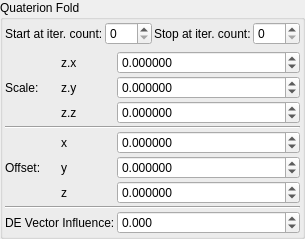
       <widget class="QGroupBox" name="groupBox_2">
        <property name="title">
         <string>Quaterion Fold</string>
        </property>
        <layout class="QVBoxLayout" name="verticalLayout_3">
         <property name="leftMargin">
          <number>2</number>
         </property>
         <property name="topMargin">
          <number>2</number>
         </property>
         <property name="rightMargin">
          <number>2</number>
         </property>
         <property name="bottomMargin">
          <number>2</number>
         </property>
         <item>
          <layout class="QGridLayout" name="gridLayout_70">
           <property name="spacing">
            <number>2</number>
           </property>
           <item row="0" column="3">
            <widget class="MySpinBox" name="spinboxInt_transf_stop_iterations_D1">
             <property name="sizePolicy">
              <sizepolicy hsizetype="Minimum" vsizetype="Maximum">
               <horstretch>0</horstretch>
               <verstretch>0</verstretch>
              </sizepolicy>
             </property>
             <property name="maximum">
              <number>999</number>
             </property>
            </widget>
           </item>
           <item row="0" column="0">
            <widget class="QLabel" name="label_260">
             <property name="text">
              <string>Start at iter. count:</string>
             </property>
            </widget>
           </item>
           <item row="0" column="1">
            <widget class="MySpinBox" name="spinboxInt_transf_start_iterations_D">
             <property name="sizePolicy">
              <sizepolicy hsizetype="Minimum" vsizetype="Maximum">
               <horstretch>0</horstretch>
               <verstretch>0</verstretch>
              </sizepolicy>
             </property>
             <property name="maximum">
              <number>999</number>
             </property>
            </widget>
           </item>
           <item row="0" column="2">
            <widget class="QLabel" name="label_259">
             <property name="text">
              <string>Stop at iter. count:</string>
             </property>
            </widget>
           </item>
          </layout>
         </item>
         <item>
          <layout class="QGridLayout" name="gridLayout_63" columnstretch="0,0,0,1">
           <property name="spacing">
            <number>2</number>
           </property>
           <item row="4" column="3">
            <widget class="MyDoubleSpinBox" name="spinbox3_transf_constant_multiplier_122_z">
             <property name="sizePolicy">
              <sizepolicy hsizetype="Minimum" vsizetype="Maximum">
               <horstretch>0</horstretch>
               <verstretch>0</verstretch>
              </sizepolicy>
             </property>
             <property name="prefix">
              <string/>
             </property>
             <property name="suffix">
              <string/>
             </property>
             <property name="decimals">
              <number>6</number>
             </property>
             <property name="minimum">
              <double>-99.989999999999995</double>
             </property>
             <property name="maximum">
              <double>99.989999999999995</double>
             </property>
             <property name="singleStep">
              <double>0.100000000000000</double>
             </property>
            </widget>
           </item>
           <item row="8" column="3">
            <widget class="MyDoubleSpinBox" name="spinbox3_transf_offset_000_z">
             <property name="sizePolicy">
              <sizepolicy hsizetype="Minimum" vsizetype="Maximum">
               <horstretch>0</horstretch>
               <verstretch>0</verstretch>
              </sizepolicy>
             </property>
             <property name="prefix">
              <string/>
             </property>
             <property name="suffix">
              <string/>
             </property>
             <property name="decimals">
              <number>6</number>
             </property>
             <property name="minimum">
              <double>-99.989999999999995</double>
             </property>
             <property name="maximum">
              <double>99.989999999999995</double>
             </property>
             <property name="singleStep">
              <double>0.100000000000000</double>
             </property>
            </widget>
           </item>
           <item row="8" column="2">
            <widget class="QLabel" name="label_114">
             <property name="text">
              <string notr="true">z</string>
             </property>
            </widget>
           </item>
           <item row="3" column="2">
            <widget class="QLabel" name="label_90">
             <property name="text">
              <string notr="true">z.y</string>
             </property>
            </widget>
           </item>
           <item row="5" column="1" colspan="3">
            <widget class="Line" name="line_54">
             <property name="orientation">
              <enum>Qt::Horizontal</enum>
             </property>
            </widget>
           </item>
           <item row="6" column="2">
            <widget class="QLabel" name="label_115">
             <property name="text">
              <string notr="true">x</string>
             </property>
            </widget>
           </item>
           <item row="3" column="1">
            <widget class="QLabel" name="label_91">
             <property name="text">
              <string>Scale:</string>
             </property>
            </widget>
           </item>
           <item row="7" column="2">
            <widget class="QLabel" name="label_113">
             <property name="text">
              <string notr="true">y</string>
             </property>
            </widget>
           </item>
           <item row="10" column="3">
            <widget class="MyDoubleSpinBox" name="spinbox_transf_scaleF_1">
             <property name="sizePolicy">
              <sizepolicy hsizetype="Minimum" vsizetype="Maximum">
               <horstretch>0</horstretch>
               <verstretch>0</verstretch>
              </sizepolicy>
             </property>
             <property name="prefix">
              <string/>
             </property>
             <property name="suffix">
              <string/>
             </property>
             <property name="decimals">
              <number>3</number>
             </property>
             <property name="minimum">
              <double>-500.000000000000000</double>
             </property>
             <property name="maximum">
              <double>5000.000000000000000</double>
             </property>
             <property name="singleStep">
              <double>0.100000000000000</double>
             </property>
            </widget>
           </item>
           <item row="2" column="3">
            <widget class="MyDoubleSpinBox" name="spinbox3_transf_constant_multiplier_122_x">
             <property name="sizePolicy">
              <sizepolicy hsizetype="Minimum" vsizetype="Maximum">
               <horstretch>0</horstretch>
               <verstretch>0</verstretch>
              </sizepolicy>
             </property>
             <property name="prefix">
              <string/>
             </property>
             <property name="suffix">
              <string/>
             </property>
             <property name="decimals">
              <number>6</number>
             </property>
             <property name="minimum">
              <double>-99.989999999999995</double>
             </property>
             <property name="maximum">
              <double>99.989999999999995</double>
             </property>
             <property name="singleStep">
              <double>0.100000000000000</double>
             </property>
            </widget>
           </item>
           <item row="3" column="3">
            <widget class="MyDoubleSpinBox" name="spinbox3_transf_constant_multiplier_122_y">
             <property name="sizePolicy">
              <sizepolicy hsizetype="Minimum" vsizetype="Maximum">
               <horstretch>0</horstretch>
               <verstretch>0</verstretch>
              </sizepolicy>
             </property>
             <property name="prefix">
              <string/>
             </property>
             <property name="suffix">
              <string/>
             </property>
             <property name="decimals">
              <number>6</number>
             </property>
             <property name="minimum">
              <double>-99.989999999999995</double>
             </property>
             <property name="maximum">
              <double>99.989999999999995</double>
             </property>
             <property name="singleStep">
              <double>0.100000000000000</double>
             </property>
            </widget>
           </item>
           <item row="7" column="1">
            <widget class="QLabel" name="label_258">
             <property name="text">
              <string>Offset:</string>
             </property>
            </widget>
           </item>
           <item row="9" column="1" colspan="3">
            <widget class="Line" name="line_53">
             <property name="orientation">
              <enum>Qt::Horizontal</enum>
             </property>
            </widget>
           </item>
           <item row="4" column="2">
            <widget class="QLabel" name="label_98">
             <property name="text">
              <string notr="true">z.z</string>
             </property>
            </widget>
           </item>
           <item row="7" column="3">
            <widget class="MyDoubleSpinBox" name="spinbox3_transf_offset_000_y">
             <property name="sizePolicy">
              <sizepolicy hsizetype="Minimum" vsizetype="Maximum">
               <horstretch>0</horstretch>
               <verstretch>0</verstretch>
              </sizepolicy>
             </property>
             <property name="prefix">
              <string/>
             </property>
             <property name="suffix">
              <string/>
             </property>
             <property name="decimals">
              <number>6</number>
             </property>
             <property name="minimum">
              <double>-99.989999999999995</double>
             </property>
             <property name="maximum">
              <double>99.989999999999995</double>
             </property>
             <property name="singleStep">
              <double>0.100000000000000</double>
             </property>
            </widget>
           </item>
           <item row="6" column="3">
            <widget class="MyDoubleSpinBox" name="spinbox3_transf_offset_000_x">
             <property name="sizePolicy">
              <sizepolicy hsizetype="Minimum" vsizetype="Maximum">
               <horstretch>0</horstretch>
               <verstretch>0</verstretch>
              </sizepolicy>
             </property>
             <property name="prefix">
              <string/>
             </property>
             <property name="suffix">
              <string/>
             </property>
             <property name="decimals">
              <number>6</number>
             </property>
             <property name="minimum">
              <double>-99.989999999999995</double>
             </property>
             <property name="maximum">
              <double>99.989999999999995</double>
             </property>
             <property name="singleStep">
              <double>0.100000000000000</double>
             </property>
            </widget>
           </item>
           <item row="2" column="2">
            <widget class="QLabel" name="label_93">
             <property name="text">
              <string notr="true">z.x</string>
             </property>
            </widget>
           </item>
           <item row="10" column="1" colspan="2">
            <widget class="QLabel" name="label_2">
             <property name="layoutDirection">
              <enum>Qt::RightToLeft</enum>
             </property>
             <property name="text">
              <string>DE Vector Influence:</string>
             </property>
            </widget>
           </item>
          </layout>
         </item>
        </layout>
       </widget>
